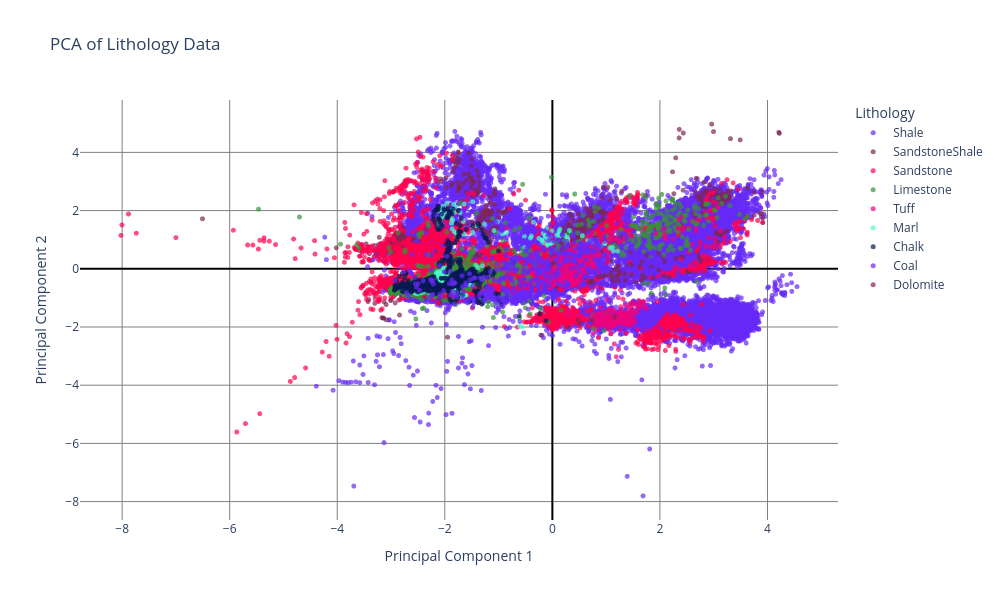

The cell this chart's notebook holds for it:
### Code cell
import plotly.express as px
litho_code = {30000: "Sandstone", 65030: "SandstoneShale", 65000: "Shale", 80000: "Marl", 
            74000: "Dolomite", 70000: "Limestone", 70032: "Chalk", 88000: "Halite", 
            86000: "Anhydrite", 99000: "Tuff", 90000: "Coal", 93000: "Basement"}

palette = ["#6528F7", "#7E2553", "#FF004D", "#379237", "#EA047E", "#45FFCA", "#071952"]

fig = px.scatter(
    x=Result[:, 0],
    y=Result[:, 1],
    color=DFLabel.map(litho_code),
    color_discrete_sequence=palette,
    labels={'x': 'Principal Component 1', 'y': 'Principal Component 2', 'color': 'Lithology'},
    title='PCA of Lithology Data',
    width=1000,
    height=600
)

fig.update_layout(
    plot_bgcolor='white',
    paper_bgcolor='white',
    xaxis=dict(showgrid=True, gridcolor='grey', zeroline=True, zerolinecolor='black'),
    yaxis=dict(showgrid=True, gridcolor='grey', zeroline=True, zerolinecolor='black')
)

fig.update_traces(marker=dict(size=5, opacity=0.7))
fig.show()

### Figure 1 — Plotly figure (JSON) as saved in the notebook; plotly's stock layout.template omitted (floating-point values rounded to 4 significant figures; data arrays with more than 128 entries replaced by an {"elided": "..."} marker saying what was removed)
{"data": [{"hovertemplate": "Lithology=Shale<br>Principal Component 1=%{x}<br>Principal Component 2=%{y}<extra></extra>", "legendgroup": "Shale", "marker": {"color": "#6528F7", "opacity": 0.7, "size": 5, "symbol": "circle"}, "mode": "markers", "name": "Shale", "showlegend": true, "type": "scattergl", "x": {"elided": "28209 float values"}, "xaxis": "x", "y": {"elided": "28209 float values"}, "yaxis": "y"}, {"hovertemplate": "Lithology=SandstoneShale<br>Principal Component 1=%{x}<br>Principal Component 2=%{y}<extra></extra>", "legendgroup": "SandstoneShale", "marker": {"color": "#7E2553", "opacity": 0.7, "size": 5, "symbol": "circle"}, "mode": "markers", "name": "SandstoneShale", "showlegend": true, "type": "scattergl", "x": {"elided": "2386 float values"}, "xaxis": "x", "y": {"elided": "2386 float values"}, "yaxis": "y"}, {"hovertemplate": "Lithology=Sandstone<br>Principal Component 1=%{x}<br>Principal Component 2=%{y}<extra></extra>", "legendgroup": "Sandstone", "marker": {"color": "#FF004D", "opacity": 0.7, "size": 5, "symbol": "circle"}, "mode": "markers", "name": "Sandstone", "showlegend": true, "type": "scattergl", "x": {"elided": "6424 float values"}, "xaxis": "x", "y": {"elided": "6424 float values"}, "yaxis": "y"}, {"hovertemplate": "Lithology=Limestone<br>Principal Component 1=%{x}<br>Principal Component 2=%{y}<extra></extra>", "legendgroup": "Limestone", "marker": {"color": "#379237", "opacity": 0.7, "size": 5, "symbol": "circle"}, "mode": "markers", "name": "Limestone", "showlegend": true, "type": "scattergl", "x": {"elided": "2523 float values"}, "xaxis": "x", "y": {"elided": "2523 float values"}, "yaxis": "y"}, {"hovertemplate": "Lithology=Tuff<br>Principal Component 1=%{x}<br>Principal Component 2=%{y}<extra></extra>", "legendgroup": "Tuff", "marker": {"color": "#EA047E", "opacity": 0.7, "size": 5, "symbol": "circle"}, "mode": "markers", "name": "Tuff", "showlegend": true, "type": "scattergl", "x": {"elided": "688 float values"}, "xaxis": "x", "y": {"elided": "688 float values"}, "yaxis": "y"}, {"hovertemplate": "Lithology=Marl<br>Principal Component 1=%{x}<br>Principal Component 2=%{y}<extra></extra>", "legendgroup": "Marl", "marker": {"color": "#45FFCA", "opacity": 0.7, "size": 5, "symbol": "circle"}, "mode": "markers", "name": "Marl", "showlegend": true, "type": "scattergl", "x": {"elided": "470 float values"}, "xaxis": "x", "y": {"elided": "470 float values"}, "yaxis": "y"}, {"hovertemplate": "Lithology=Chalk<br>Principal Component 1=%{x}<br>Principal Component 2=%{y}<extra></extra>", "legendgroup": "Chalk", "marker": {"color": "#071952", "opacity": 0.7, "size": 5, "symbol": "circle"}, "mode": "markers", "name": "Chalk", "showlegend": true, "type": "scattergl", "x": {"elided": "944 float values"}, "xaxis": "x", "y": {"elided": "944 float values"}, "yaxis": "y"}, {"hovertemplate": "Lithology=Coal<br>Principal Component 1=%{x}<br>Principal Component 2=%{y}<extra></extra>", "legendgroup": "Coal", "marker": {"color": "#6528F7", "opacity": 0.7, "size": 5, "symbol": "circle"}, "mode": "markers", "name": "Coal", "showlegend": true, "type": "scattergl", "x": {"elided": "500 float values"}, "xaxis": "x", "y": {"elided": "500 float values"}, "yaxis": "y"}, {"hovertemplate": "Lithology=Dolomite<br>Principal Component 1=%{x}<br>Principal Component 2=%{y}<extra></extra>", "legendgroup": "Dolomite", "marker": {"color": "#7E2553", "opacity": 0.7, "size": 5, "symbol": "circle"}, "mode": "markers", "name": "Dolomite", "showlegend": true, "type": "scattergl", "x": [0.4781, 0.513, 0.733, 1.158, 1.976, 1.35, 0.9227, 1.215, 1.673, 2.079, 1.06, 0.9915, 1.117, 1.358, 1.555, 1.656, 0.8539, 0.7496, 0.7252, 0.7154, 0.6846, 0.7236, 1.712, 1.624, 1.753, 1.968, 2.293, 1.466, 1.875, 2.173, 1.233, 1.135, 1.202, 1.242, 1.175, 1.213, 1.467], "xaxis": "x", "y": [-1.763, -1.876, -1.782, -1.652, -0.03229, -0.16, -0.2618, -0.2334, -0.2143, -0.2562, -0.2232, -0.2175, -0.273, -0.3841, -0.4428, -0.3765, -0.278, -0.4476, -0.4812, -0.4565, -0.4573, -0.4277, -0.3101, 0.0841, 0.4689, 0.5336, 0.352, -0.2059, -0.3095, -0.2909, -0.412, -0.4209, -0.2617, -0.1004, -0.02502, 0.06335, 0.139], "yaxis": "y"}], "layout": {"height": 600, "legend": {"title": {"text": "Lithology"}, "tracegroupgap": 0}, "paper_bgcolor": "white", "plot_bgcolor": "white", "title": {"text": "PCA of Lithology Data"}, "width": 1000, "xaxis": {"anchor": "y", "domain": [0, 1], "gridcolor": "grey", "showgrid": true, "title": {"text": "Principal Component 1"}, "zeroline": true, "zerolinecolor": "black"}, "yaxis": {"anchor": "x", "domain": [0, 1], "gridcolor": "grey", "showgrid": true, "title": {"text": "Principal Component 2"}, "zeroline": true, "zerolinecolor": "black"}}}
